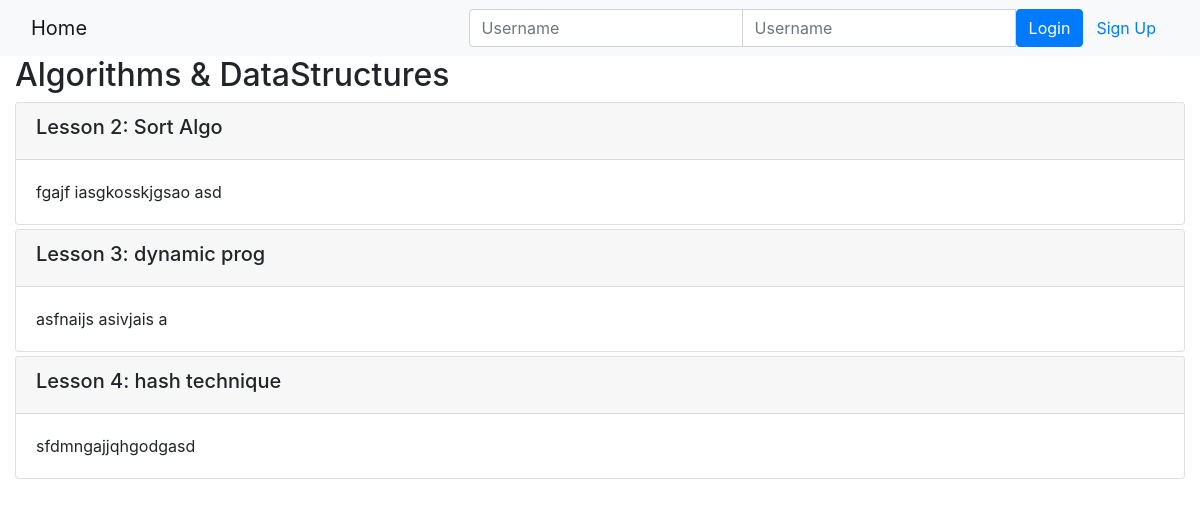
Page /onlinecourse/1/ on the committed database.
### onlinecourse/models.py (models this page shows, shortened)
class Course(models.Model):
    name = models.CharField(null=False, max_length=30, default='online course')
    image = models.ImageField(upload_to='course_images/')
    description = models.CharField(max_length=1000)
    pub_date = models.DateField(null=True)
    instructors = models.ManyToManyField(Instructor)
    users = models.ManyToManyField(settings.AUTH_USER_MODEL, through='Enrollment')
    total_enrollment = models.IntegerField(default=0)
    is_enrolled = False

class Lesson(models.Model):
    title = models.CharField(max_length=200, default="title")
    order = models.IntegerField(default=0)
    course = models.ForeignKey(Course, on_delete=models.CASCADE)
    content = models.TextField()

### onlinecourse/views.py (the view)
# urls.py: path('<int:pk>/', views.CourseDetailView.as_view(), name='course_details'),
class CourseDetailView(generic.DetailView):
    model = Course
    template_name = 'onlinecourse/course_detail_bootstrap.html'

### onlinecourse/templates/onlinecourse/course_detail_bootstrap.html (shortened to what this page needs)
<!DOCTYPE html>
<html lang="en">
<head>
    {% load static %}
    <link rel="stylesheet" href="https://maxcdn.bootstrapcdn.com/bootstrap/4.5.2/css/bootstrap.min.css">
</head>
<body>
    <nav class="navbar navbar-light bg-light">
        <div class="container-fluid">
            <div class="navbar-header">
                <a class="navbar-brand" href="{% url 'onlinecourse:index' %}">Home</a>
            </div>
            <ul class="nav navbar-nav navbar-right">
                {% if user.is_authenticated %}
                    <li>
                        <a class="btn btn-link" href="#">{{ user.first_name }}({{ user.username }})</a>
                        <a class="btn btn-link" href="{% url 'onlinecourse:logout' %}">Logout</a>
                    </li>
                {% else %}
                    <li>
                        <form class="form-inline" action="{% url 'onlinecourse:login' %}" method="post">
                            <div class="input-group">
                                <input type="text" class="form-control" placeholder="Username" name="username" >
                                <input type="password" class="form-control" placeholder="Username" name="psw" >
                                <button class="btn btn-primary" type="submit">Login</button>
                                <a class="btn btn-link" href="{% url 'onlinecourse:registration' %}">Sign Up</a>
                            </div>
                        </form>
                    </li>
                {% endif %}
            </ul>
        </div>
    </nav>
    <div class="container-fluid">
        <h2>{{ course.name }}</h2>
        <div class="card-columns-vertical">
            {% for lesson in course.lesson_set.all %}
                <div class="card mt-1">
                    <div class="card-header"><h5>Lesson {{lesson.order|add:1}}: {{lesson.title}}</h5></div>
                    <div class="card-body">{{lesson.content}}</div>
                </div>
            {% endfor %}
        </div>
                                </div>
                                </body>
</html>

### rows in the picture
Course: name "Algorithms & DataStructures"
Lesson: order|add "2", title "Sort Algo", content "fgajf iasgkosskjgsao asd"
Lesson: order|add "3", title "dynamic prog", content "asfnaijs asivjais a"
Lesson: order|add "4", title "hash technique", content "sfdmngajjqhgodgasd"
